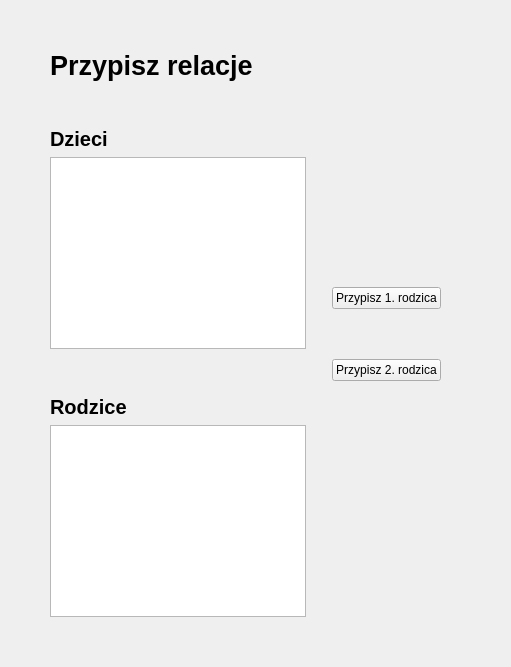
     <widget class="QWidget" name="tab_Relacje">
      <attribute name="title">
       <string>Relacje</string>
      </attribute>
      <layout class="QHBoxLayout" name="horizontalLayout_26">
       <property name="leftMargin">
        <number>50</number>
       </property>
       <property name="topMargin">
        <number>50</number>
       </property>
       <property name="rightMargin">
        <number>50</number>
       </property>
       <property name="bottomMargin">
        <number>50</number>
       </property>
       <item>
        <layout class="QVBoxLayout" name="verticalLayout_13">
         <item>
          <widget class="QLabel" name="label_60">
           <property name="font">
            <font>
             <pointsize>20</pointsize>
             <bold>true</bold>
            </font>
           </property>
           <property name="text">
            <string>Przypisz relacje</string>
           </property>
           <property name="margin">
            <number>10</number>
           </property>
          </widget>
         </item>
         <item>
          <spacer name="verticalSpacer_7">
           <property name="orientation">
            <enum>Qt::Vertical</enum>
           </property>
           <property name="sizeHint" stdset="0">
            <size>
             <width>20</width>
             <height>40</height>
            </size>
           </property>
          </spacer>
         </item>
         <item>
          <widget class="QLabel" name="label_37">
           <property name="font">
            <font>
             <pointsize>15</pointsize>
             <bold>true</bold>
            </font>
           </property>
           <property name="text">
            <string>Dzieci</string>
           </property>
          </widget>
         </item>
         <item>
          <widget class="QTableView" name="tableView_dzieciRelacje">
           <property name="sizePolicy">
            <sizepolicy hsizetype="Expanding" vsizetype="Fixed">
             <horstretch>0</horstretch>
             <verstretch>0</verstretch>
            </sizepolicy>
           </property>
           <property name="maximumSize">
            <size>
             <width>500</width>
             <height>16777215</height>
            </size>
           </property>
          </widget>
         </item>
         <item>
          <spacer name="verticalSpacer_10">
           <property name="orientation">
            <enum>Qt::Vertical</enum>
           </property>
           <property name="sizeHint" stdset="0">
            <size>
             <width>20</width>
             <height>40</height>
            </size>
           </property>
          </spacer>
         </item>
         <item>
          <widget class="QLabel" name="label_38">
           <property name="font">
            <font>
             <pointsize>15</pointsize>
             <bold>true</bold>
            </font>
           </property>
           <property name="text">
            <string>Rodzice</string>
           </property>
          </widget>
         </item>
         <item>
          <widget class="QTableView" name="tableView_rodziceRelacje">
           <property name="sizePolicy">
            <sizepolicy hsizetype="Expanding" vsizetype="Fixed">
             <horstretch>0</horstretch>
             <verstretch>0</verstretch>
            </sizepolicy>
           </property>
           <property name="maximumSize">
            <size>
             <width>500</width>
             <height>16777215</height>
            </size>
           </property>
          </widget>
         </item>
        </layout>
       </item>
       <item>
        <layout class="QVBoxLayout" name="verticalLayout_22">
         <property name="spacing">
          <number>50</number>
         </property>
         <property name="leftMargin">
          <number>20</number>
         </property>
         <property name="rightMargin">
          <number>20</number>
         </property>
         <item>
          <spacer name="verticalSpacer_15">
           <property name="orientation">
            <enum>Qt::Vertical</enum>
           </property>
           <property name="sizeHint" stdset="0">
            <size>
             <width>20</width>
             <height>40</height>
            </size>
           </property>
          </spacer>
         </item>
         <item>
          <widget class="QPushButton" name="pushButton_przypiszRodzica">
           <property name="maximumSize">
            <size>
             <width>200</width>
             <height>16777215</height>
            </size>
           </property>
           <property name="text">
            <string>Przypisz 1. rodzica</string>
           </property>
          </widget>
         </item>
         <item>
          <widget class="QPushButton" name="pushButton_przypisz2Rodzica">
           <property name="maximumSize">
            <size>
             <width>200</width>
             <height>16777215</height>
            </size>
           </property>
           <property name="text">
            <string>Przypisz 2. rodzica</string>
           </property>
          </widget>
         </item>
         <item>
          <spacer name="verticalSpacer_16">
           <property name="orientation">
            <enum>Qt::Vertical</enum>
           </property>
           <property name="sizeHint" stdset="0">
            <size>
             <width>20</width>
             <height>40</height>
            </size>
           </property>
          </spacer>
         </item>
        </layout>
       </item>
      </layout>
     </widget>
